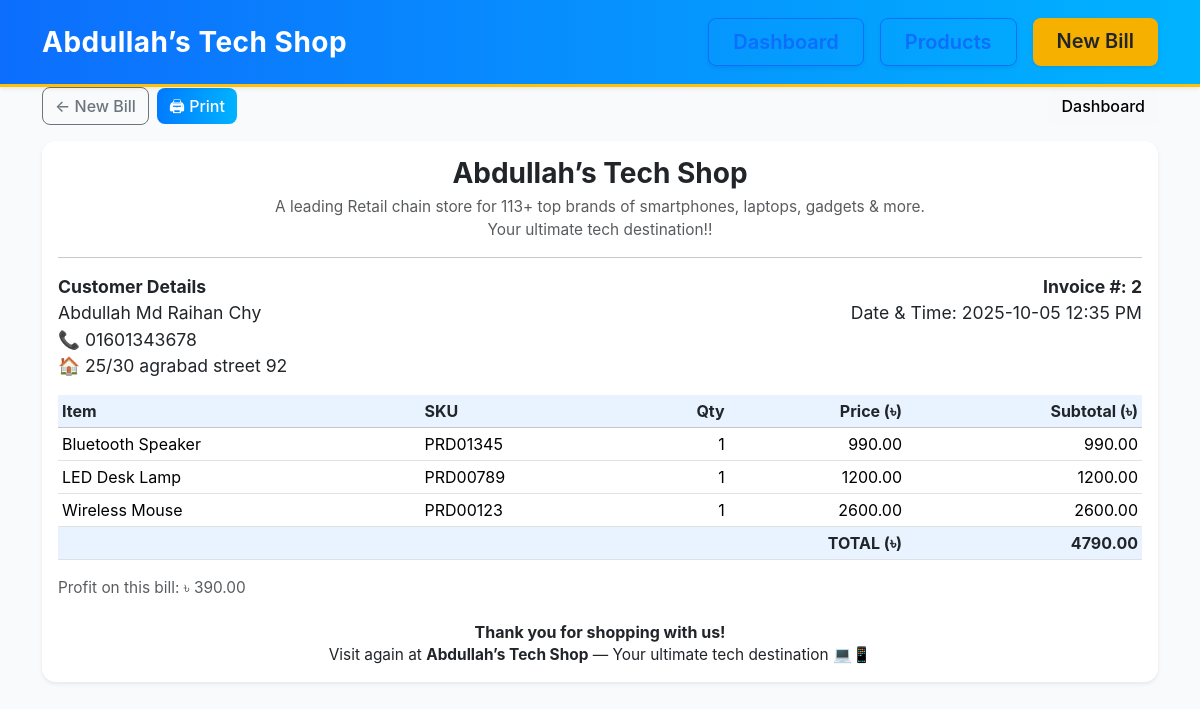
The app's page /bill/2 with its own data.
### tables this page shows
CREATE TABLE sales (
            id INTEGER PRIMARY KEY AUTOINCREMENT,
            customer_name TEXT,
            date TEXT NOT NULL,
            total_amount REAL NOT NULL,
            total_profit REAL NOT NULL
        );

CREATE TABLE sale_items (
            id INTEGER PRIMARY KEY AUTOINCREMENT,
            sale_id INTEGER,
            product_id INTEGER,
            quantity INTEGER,
            price_each REAL,
            subtotal REAL,
            profit REAL,
            FOREIGN KEY(sale_id) REFERENCES sales(id),
            FOREIGN KEY(product_id) REFERENCES products(id)
        );

CREATE TABLE products (
            id INTEGER PRIMARY KEY AUTOINCREMENT,
            name TEXT NOT NULL,
            sku TEXT UNIQUE,
            category TEXT,
            purchase_price REAL NOT NULL,
            selling_price REAL NOT NULL,
            stock INTEGER NOT NULL
        );

### app.py (the view)
@app.route("/bill/<int:sale_id>")
def bill(sale_id):
    conn = connect()
    sale = conn.execute("SELECT * FROM sales WHERE id=?", (sale_id,)).fetchone()
    items = conn.execute("""
        SELECT p.name, p.sku, si.quantity, si.price_each, si.subtotal
        FROM sale_items si JOIN products p ON si.product_id = p.id
        WHERE si.sale_id=?
    """, (sale_id,)).fetchall()
    conn.close()
    cname=cphone=caddr=""
    if sale["customer_name"]:
        parts=sale["customer_name"].split("|")
        cname=parts[0].strip() if len(parts)>0 else ""
        cphone=parts[1].strip() if len(parts)>1 else ""
        caddr=parts[2].strip() if len(parts)>2 else ""
    return render_template("bill.html",
        sale=sale, items=items,
        customer_name=cname, customer_phone=cphone, customer_address=caddr)

### app.py (called while the page is built)
def connect():
    conn = sqlite3.connect(DB_PATH)
    conn.row_factory = sqlite3.Row
    return conn

### templates/bill.html
{% extends "layout.html" %}
{% block content %}
<div class="print-area">
  <div class="d-flex align-items-center mb-3 no-print">
    <a href="/sell" class="btn btn-outline-secondary me-2">← New Bill</a>
    <button class="btn btn-primary" onclick="window.print()">🖨 Print</button>
    <a href="/" class="btn btn-light ms-auto">Dashboard</a>
  </div>
  <div class="card shadow-sm">
    <div class="card-body">
      <div class="text-center mb-3">
        <h3 class="fw-bold mb-1">Abdullah’s Tech Shop</h3>
        <p class="small text-muted mb-1">
          A leading Retail chain store for 113+ top brands of smartphones, laptops, gadgets & more.<br>
          Your ultimate tech destination!!
        </p>
        <hr>
      </div>
      <div class="row mb-3">
        <div class="col-md-6">
          <strong>Customer Details</strong><br>
          <span>{{ customer_name or 'Walk-in Customer' }}</span><br>
          <span>📞 {{ customer_phone or '-' }}</span><br>
          <span>🏠 {{ customer_address or '-' }}</span>
        </div>
        <div class="col-md-6 text-end">
          <strong>Invoice #: {{ sale['id'] }}</strong><br>
          <span>Date & Time: {{ sale['date'] }}</span><br>
        </div>
      </div>
      <table class="table table-sm">
        <thead class="table-light">
          <tr><th>Item</th><th>SKU</th><th class="text-end">Qty</th><th class="text-end">Price (৳)</th><th class="text-end">Subtotal (৳)</th></tr>
        </thead>
        <tbody>
          {% for name, sku, qty, price_each, subtotal in items %}
          <tr>
            <td>{{ name }}</td><td>{{ sku or '-' }}</td>
            <td class="text-end">{{ qty }}</td>
            <td class="text-end">{{ '%.2f'|format(price_each) }}</td>
            <td class="text-end">{{ '%.2f'|format(subtotal) }}</td>
          </tr>
          {% endfor %}
        </tbody>
        <tfoot>
          <tr><th colspan="4" class="text-end">TOTAL (৳)</th><th class="text-end">{{ '%.2f'|format(sale['total_amount']) }}</th></tr>
        </tfoot>
      </table>
      <div class="text-muted small">Profit on this bill: ৳ {{ '%.2f'|format(sale['total_profit']) }}</div>
      <div class="text-center mt-4">
        <h6 class="fw-bold mb-0">Thank you for shopping with us!</h6>
        <p class="small mb-0">Visit again at <strong>Abdullah’s Tech Shop</strong> — Your ultimate tech destination 💻📱</p>
      </div>
    </div>
  </div>
</div>
{% endblock %}

### templates/static/style.css (style rules this page uses)
body { background-color: #f8fafc; font-family: "Inter", "Segoe UI", system-ui, sans-serif; font-size: 1.05rem; }
h1, h2, h3, h4, h5 { font-weight: 600; color: #212529; }
a { text-decoration: none; }
.btn { border-radius: 8px; font-weight: 500; }
.btn-primary { background: linear-gradient(90deg, #007bff, #00b3ff); border: none; }
.card { border-radius: 14px; border: none; box-shadow: 0 3px 8px rgba(0,0,0,0.08); }
.table { font-size: 1rem; }
.table th { background-color: #e9f3ff; color: #212529; }
.table td, .table th { vertical-align: middle; }
body { font-family: "Inter", "Segoe UI", sans-serif; font-size: 1.1rem; }
h3, h5 { font-weight: 700; }

### records on screen
sales: id "2", date "2025-10-05 12:35 PM", total_amount "4790.00", total_profit "390.00"
sale_items: name "Bluetooth Speaker", sku "PRD01345", quantity "1", price_each "990.00", subtotal "990.00"
sale_items: name "LED Desk Lamp", sku "PRD00789", quantity "1", price_each "1200.00", subtotal "1200.00"
sale_items: name "Wireless Mouse", sku "PRD00123", quantity "1", price_each "2600.00", subtotal "2600.00"

### other values on screen
{{ customer_name or 'Walk-in Customer' }} "Abdullah Md Raihan Chy"
{{ customer_phone or '-' }} "01601343678"
{{ customer_address or '-' }} "25/30 agrabad street 92"
